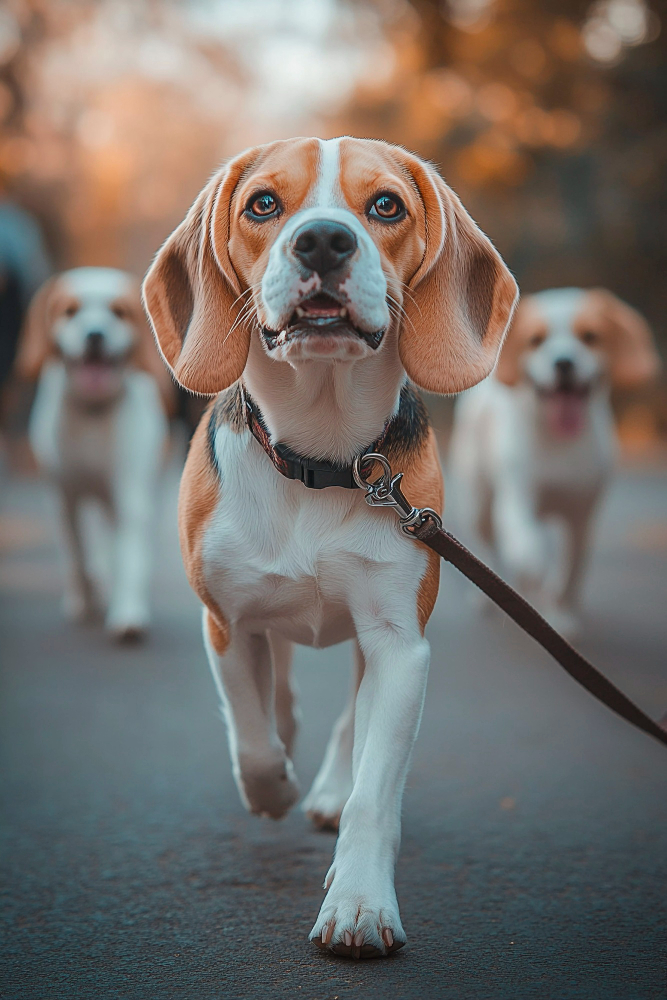
#> input picture Chapter_5/my_images/dog.jpg, 667 x 1000 px
$ python 7_flann_feature_matching.py
#> lines starting #> are read from the running program, lines starting #| are printed output that depends on the picture
import cv2
import numpy as np

# Load images
img1 = cv2.imread("./my_images/dog.jpg")
#> img1 is the input picture: shape (1000, 667, 3); mean B, G, R 106.4, 111.5, 117.5
img2 = cv2.imread("./my_images/dog-head.jpg")
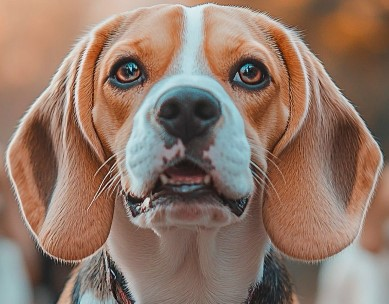
#> input picture Chapter_5/my_images/dog-head.jpg, 389 x 304 px
#> img2 is the input picture: shape (304, 389, 3); mean B, G, R 104.3, 118.9, 145.2

# Initiate SIFT detector
sift = cv2.SIFT.create()

# Find keypoints and descriptors for both images
kp1, des1 = sift.detectAndCompute(img1, None)
#> kp1 = 945 keypoints; strongest (x, y, size): (371, 490, 2.1), (258, 210, 2.8), (277, 333, 3.9), (259, 326, 2.1)
kp2, des2 = sift.detectAndCompute(img2, None)
#> kp2 = 531 keypoints; strongest (x, y, size): (122, 77, 2.8), (141, 200, 3.9), (123, 193, 2.2), (134, 200, 7.7)

# FLANN Parameters
FLANN_INDEX_KDTREE = 1
index_params = dict(algorithm=FLANN_INDEX_KDTREE, trees=5)
search_params = dict(checks=50)

# Create FLANN matcher
flann = cv2.FlannBasedMatcher(index_params, search_params)

# Match descriptors
matches = flann.knnMatch(des1, des2, k=2)
#> matches = 945 matches

# Ratio test as per Lowe's paper
good_matches = []

for m, n, in matches:
    """
    m:  This variable represents the first best match between a
    feature descriptor in des1 and the feature descriptors in
    des2.
    n: This variable represents the second-best match between a
    feature descriptor in des1 and the feature descriptors in des2.
    """
    if m.distance < 0.7 * n.distance:
        good_matches.append(m)
#> after the loop, good_matches = 456 matches

    # Draw matches
img3 = cv2.drawMatches(img1, kp1, img2, kp2, good_matches, None,
                       flags=cv2.DrawMatchesFlags_NOT_DRAW_SINGLE_POINTS)
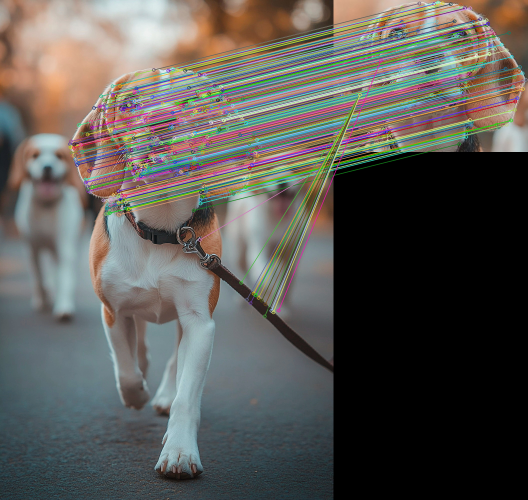
#> img3: shape (1000, 1056, 3) (shown at 1/2 size); mean B, G, R 84.4, 89, 91

# Display image
cv2.imshow("Matches", img3)
cv2.waitKey(0)
cv2.destroyAllWindows()
